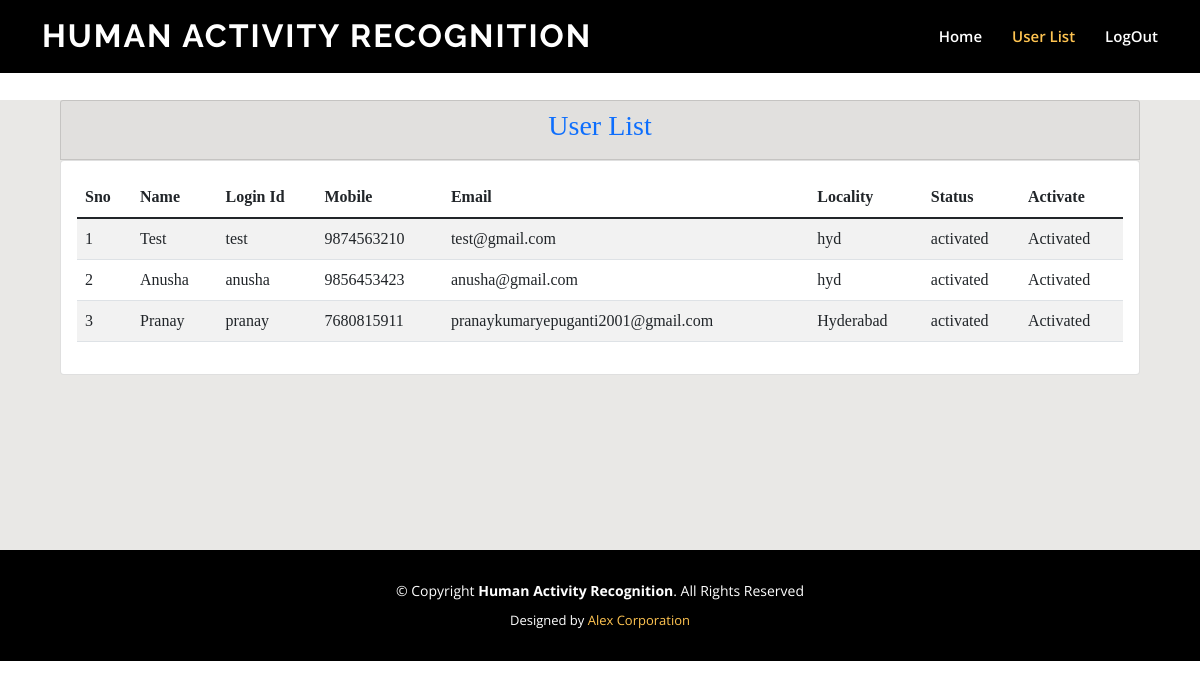
Page /ViewRegisteredUsers/ on the committed database.
### users/models.py (models this page shows, shortened)
class UserRegistrationModel(models.Model):
    name = models.CharField(max_length=100)
    loginid = models.CharField(unique=True, max_length=100)
    password = models.CharField(max_length=100)
    mobile = models.CharField(unique=True, max_length=100)
    email = models.CharField(unique=True, max_length=100)
    locality = models.CharField(max_length=100)
    address = models.CharField(max_length=1000)
    city = models.CharField(max_length=100)
    state = models.CharField(max_length=100)
    status = models.CharField(max_length=100)
    class Meta:
        db_table = 'UserRegistrations'

### admins/views.py (the view)
# urls.py: path("ViewRegisteredUsers/", admins.ViewRegisteredUsers, name="ViewRegisteredUsers"),
def ViewRegisteredUsers(request):
    data = UserRegistrationModel.objects.all()
    return render(request, 'admins/RegisteredUsers.html', {'data': data})

### assets/templates/admins/RegisteredUsers.html (shortened to what this page needs)
{% extends 'admins/adminbase.html' %}
{% block user_list %}active{% endblock %}
{% block content %}
    <div class="jumbotron">
        <center>
            <div class="row">
                <div class="col-md-12">
                    <div class="card card-header">
                        <h1 class="text-center h3 text-primary"> User List</h1>
                    </div>
                    <div class="card card-body">
                        <table  class="table table-striped table-hover">
                            <thead>
                            <tr>
                                <th scope="col">Sno</th>
                                <th scope="col">Name</th>
                                <th scope="col">Login Id</th>
                                <th scope="col">Mobile</th>
                                <th scope="col">Email</th>
                                <th scope="col">Locality</th>
                                <th scope="col">Status</th>
                                <th scope="col">Activate</th>
                            </tr>
                            </thead>
                            <tbody>
                            {% for user in data %}
                                <tr>
                                    <td>{{ forloop.counter }}</td>
                                    <td>{{ user.name|capfirst }}</td>
                                    <td>{{ user.loginid }}</td>
                                    <td>{{ user.mobile }}</td>
                                    <td>{{ user.email }}</td>
                                    <td>{{ user.locality }}</td>
                                    <td>{{ user.status }}</td>
                                    {% if user.status == 'waiting' %}
                                        <td>
                                            <a class="btn-link" href="/AdminActivaUsers/?uid={{ user.id }}"
                                               style="color:rgba(5, 1, 14, 0.692)">Activate</a>
                                        </td>
                                    {% else %}
                                        <td> Activated</td>
                                    {% endif %}
                                </tr>
                            {% endfor %}
                            </tbody>
                        </table>
                    </div>
                </div>
            </div>
        </center>
    </div>
{% endblock %}

### assets/templates/admins/adminbase.html (shortened to what this page needs)
{% load static %}
<!DOCTYPE html>
<html lang="en">
<head>
  <link href="{% static 'assets/vendor/aos/aos.css' %}" rel="stylesheet">
  <link href="{% static 'assets/vendor/bootstrap/css/bootstrap.min.css' %}" rel="stylesheet">
  <link href="{% static 'assets/vendor/bootstrap-icons/bootstrap-icons.css' %}" rel="stylesheet">
  <link href="{% static 'assets/vendor/boxicons/css/boxicons.min.css' %}" rel="stylesheet">
  <link href="{% static 'assets/vendor/glightbox/css/glightbox.min.css' %}" rel="stylesheet">
  <link href="{% static 'assets/vendor/remixicon/remixicon.css' %}" rel="stylesheet">
  <link href="{% static 'assets/vendor/swiper/swiper-bundle.min.css' %}" rel="stylesheet">
  <link href="{% static 'assets/css/style.css' %}" rel="stylesheet">
</head>
<body>
  <header id="header" class="fixed-top bg-black">
    <div class="container d-flex align-items-center justify-content-between">
      <h1 class="logo"><a href="{% url 'AdminHome' %}">Human Activity Recognition</a></h1>
      <nav id="navbar" class="navbar">
        <ul>
          <li><a class="nav-link scrollto {% block admin_home %} {% endblock %}" href="{% url 'AdminHome' %}">Home</a></li>
          <li><a class="nav-link scrollto {% block user_list %} {% endblock %} " href="{% url 'ViewRegisteredUsers' %}">User List</a></li>
          <li><a class="getstarted scrollto" href="{% url 'UserLogin' %}">LogOut</a></li>
        </ul>
      </nav>
    </div>
  </header>
   {% block content %} {% endblock %}
  <footer id="footer"class="fixed-down bg-black">
  <div class="container">
    <div class="copyright">
      &copy; Copyright <strong><span>Human Activity Recognition</span></strong>. All Rights Reserved
    </div>
    <div class="credits">
      Designed by <a href="">Alex Corporation</a>
    </div>
  </div>
</footer>
</body>
</html>

### assets/static/assets/css/style.css (style rules this page uses)
body { font-family: "Open Sans", sans-serif; color: #444444; }
a { color: #ffc451; text-decoration: none; }
h1, h2, h3, h4, h5, h6 { font-family: "Raleway", sans-serif; }
#header { transition: all 0.5s; z-index: 997; padding: 15px 0; }
#header .logo { font-size: 32px; margin: 0; padding: 0; line-height: 1; font-weight: 700; letter-spacing: 2px; text-transform: uppercase; }
#header .logo a { color: #fff; }
.navbar { padding: 0; }
.navbar ul { margin: 0; padding: 0; display: flex; list-style: none; align-items: center; }
.navbar li { position: relative; }
.navbar a, .navbar a:focus { display: flex; align-items: center; justify-content: space-between; padding: 10px 0 10px 30px; font-size: 15px; font-weight: 600; color: #fff; white-space: nowrap; transition: 0.3s; }
.navbar a:hover, .navbar .active, .navbar .active:focus, .navbar li:hover > a { color: #ffc451; }
#footer { background: black; padding: 0 0 30px 0; color: #fff; font-size: 14px; }
#footer .copyright { text-align: center; padding-top: 30px; }
#footer .credits { padding-top: 10px; text-align: center; font-size: 13px; color: #fff; }

### assets/templates/admins/RegisteredUsers.html (style rules this page uses)
.jumbotron { font-family: "Book Antiqua"; background: #e9e8e6; margin-top: 100px; height: 450px; }
.card { width: 90%; }
.text-primary { font-family: "Book Antiqua"; }

### rows in the picture
UserRegistrationModel: name "Test", loginid "test", mobile "9874563210", email "test@gmail.com", locality "hyd", status "activated", shows "Activated"
UserRegistrationModel: name "Anusha", loginid "anusha", mobile "9856453423", email "anusha@gmail.com", locality "hyd", status "activated", shows "Activated"
UserRegistrationModel: name "Pranay", loginid "pranay", mobile "7680815911", email "pranaykumaryepuganti2001@gmail.com", locality "Hyderabad", status "activated", shows "Activated"
